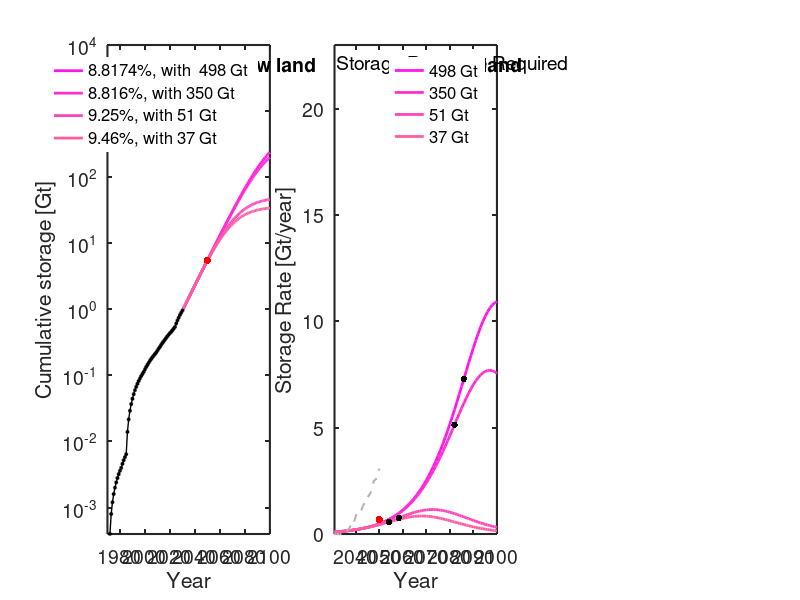

Write the MATLAB code that produced this figure.
% US national 

clear all
close all
set(0,'DefaultAxesFontSize',14, 'defaultlinelinewidth', 2,...
    'DefaultAxesTitleFontWeight', 'normal')

% Define colormaps, note that colorbrewer was used for manuscript figures,
% and requires additional packages
bluecc = summer(6); 
autumncc = flipud(autumn(6)); 
springcc = (spring(12)); 
coolcc = (cool(12)); 
%% Load Data - historical data 
load('USdata.txt')
years = USdata(:,1); % years
qinj = USdata(:,2); % MT - storage rate 
Q = USdata(:,3)./1000; % Gt - cumulative storage 
%% Load Data - Central scenario by CNP
load('CumulativeStorageCentral.txt')
years1 = CumulativeStorageCentral(:,1); % years
qinj1 = CumulativeStorageCentral(:,4); % MT - storage rate 
%% Input
% Growth rate fit to current data
w = 0.09;
% possible storage capacity required in 2100
Qinf = [506];
% Fit peak years
peak_year = [2100]; 
% Input for models with change in rate in 2030
year_rate_change = (2030);
% rate change
rtarget5 = [0.088174, 0.08816, 0.0925, 0.0946]; % Delayed Electrification & Low land 5.5 Gt
% resulting storage to meet 2100 target

Qtarget5 =[497.6503, 350.4581, 50.8073, 36.8461]; % mod 506, 366, 50.6, 36.6 - obs 497.6503, 350.4581, 50.8073, 36.8461
% resulting peak injection
peak_target5 = [2100.9, 2096.9, 2072.6, 2068.1];
% vector defining years c5alculate model output
x = [years(1):2100];
%% Plot cumulative storage
figure('position', [105  337  1700  441])
subplot(1,3,1)
hold on


for i=1:length(Qtarget5)
    % trajectory from 8.6 and a rate change to 10.6
    cum_at_rate_change = exp(year_rate_change.*w).*exp(-182.6431721);
    x2 = [year_rate_change:2100];
    
    C = (Qtarget5(i)-cum_at_rate_change);
    pt = (C./(1+exp(rtarget5(i)*(peak_target5(i)-x2))));
    plot(x2,pt, 'color', springcc(i+1,:))
end


% Plot actual data - historical growth data 
plot(years(1:end), Q(1:end),'-ok','MarkerFaceColor', 'k','MarkerSize',2, 'linewidth', 1,'HandleVisibility','off')
set(gca, 'YScale', 'log')

% Plot 5.5 Gt in 2050
plot(2050, 5.5, '.r', 'markersize', 16,'HandleVisibility','off')

% Large plot axis
text(1972, 5000, 'Growth Rates', 'fontsize', 14)
axis([1970 2100 10^-3.4 10^4])
legend({[num2str(rtarget5(1)*100), '%, with  498 Gt'], [num2str(rtarget5(2)*100), '%, with 350 Gt'],...
     [num2str(rtarget5(3)*100), '%, with 51 Gt'],...
     [num2str(rtarget5(4)*100), '%, with 37 Gt']}, ...
    'Box', 'off',  'fontsize', 12, 'Position', ...
    [0.159 0.63 0.07 0.2630])
xlabel('Year')
ylabel('Cumulative storage [Gt]')
box on
set(gca, 'YScale', 'log')
set(gca, 'Color', 'white');
set(gca,'linewidth',1.5)
text(2070,5000, 'Low land', 'fontsize', 14, 'FontWeight', 'bold')
%% Storage rate subplot
subplot(1,3,2)
hold on

    
% Calculate rate change storage curves of Qtarget2
for i=1:length(Qtarget5)
    cum_2030 = exp(year_rate_change.*w).*exp(-182.6431721);
    x2 = [year_rate_change:2150];
    
    C = (Qtarget5(i)-cum_2030);
    
    yrate2 = (C.*rtarget5(i).*exp(rtarget5(i).*(peak_target5(i)-x2)))./((1+exp(rtarget5(i).*(peak_target5(i)-x2))).^2);
    
    plot(x2,yrate2, 'color', springcc(i+1,:))
end



    % Calculate inflection years
inflection_time_red = peak_target5-log(2+sqrt(3))./rtarget5;
C = (Qtarget5-cum_2030);
y_inflect_red = (C.*rtarget5.*exp(rtarget5.*(peak_target5-inflection_time_red)))./...
        ((1+exp(rtarget5.*(peak_target5-inflection_time_red))).^2);

    
% Label and plot inflection years  

plot(inflection_time_red, y_inflect_red, '.k', 'markersize', 15)


plot(years1(1:end), qinj1(1:end),'--', 'color', 0.7.*[1 1 1], 'linewidth', 1.5)
plot(2050, 0.680, '.r', 'markersize', 16,'HandleVisibility','off')
% Format and annotate plot
box on
xlabel('Year')
ylabel('Storage Rate [Gt/year]')
set(gca,'linewidth',1.5)
set(gca, 'Color', 'white')
axis([2031 2100 0 23])
set(gcf, 'Color', [1,1,1]);


text(2032, 22.1, sprintf('Storage Resource Required'), 'fontsize', 14)
legend({
    [num2str(round(Qtarget5(1))), ' Gt'],[num2str(round(Qtarget5(2))), ' Gt'],...
    [num2str(round(Qtarget5(3))), ' Gt'],[num2str(round(Qtarget5(4))), ' Gt']}, ...
    'Box', 'off',  'fontsize', 12,... 
    'Position',[0.444 0.63 0.07 0.2630])
text(2075,22.1, 'Low land', 'fontsize', 14, 'FontWeight', 'bold')